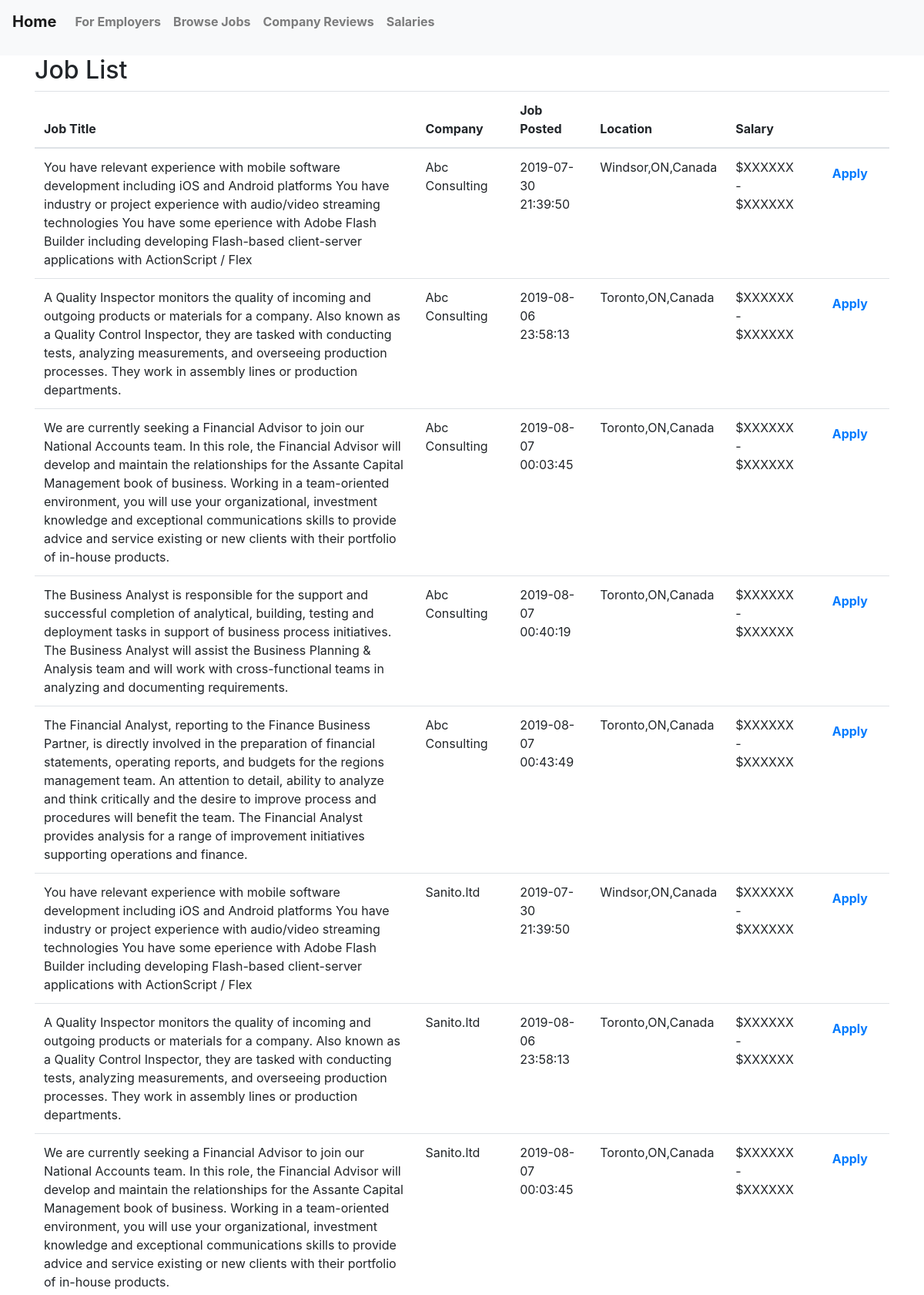
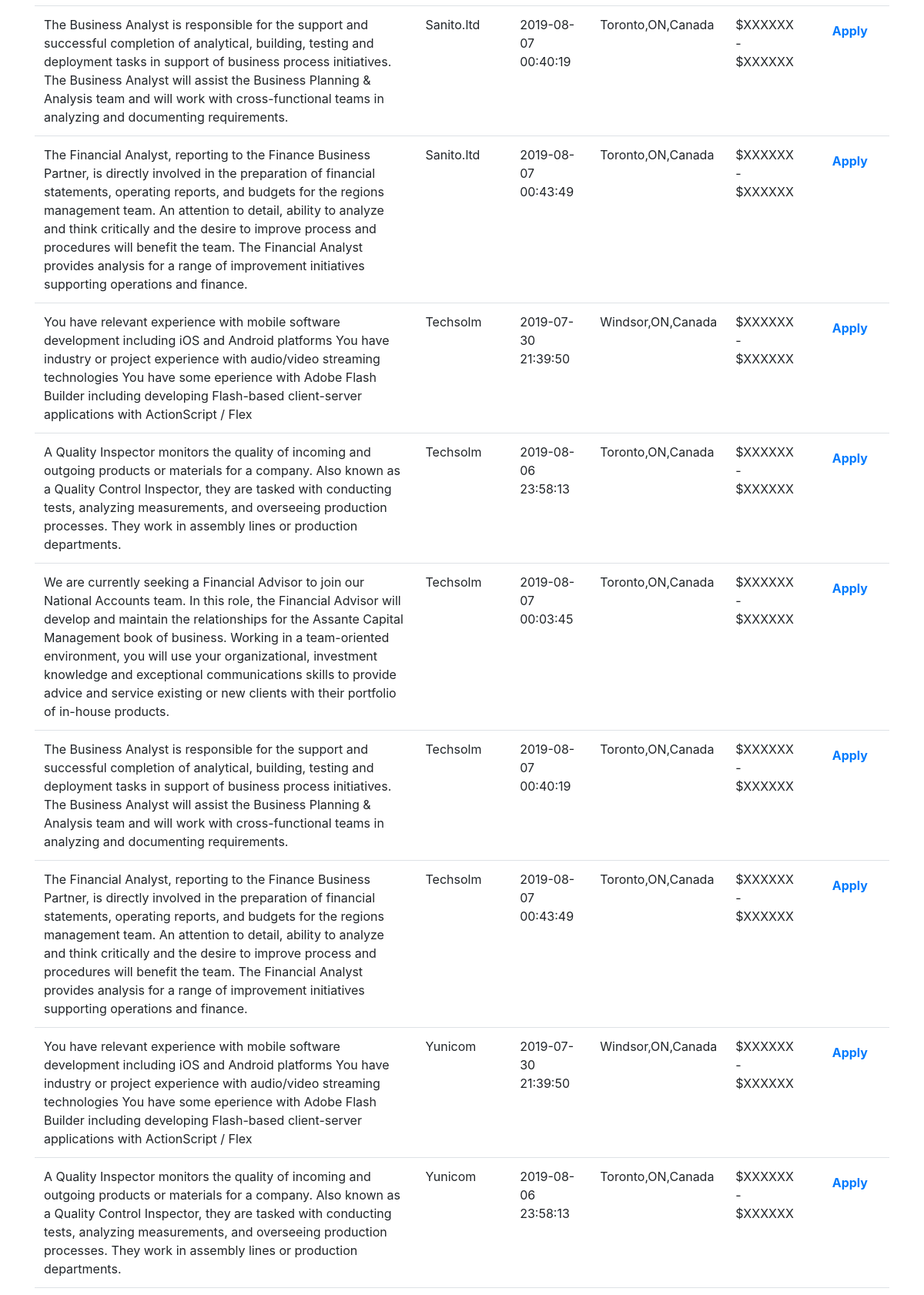
/html/job/jobs.php (upper part), run on the app's committed database (2 pictures, top to bottom).
### tables this page shows
CREATE TABLE `job_post` (
  `id` int(11) NOT NULL,
  `title` varchar(50) NOT NULL,
  `description` varchar(1500) NOT NULL,
  `user_id` int(11) NOT NULL,
  `salary_range_id` int(11) NOT NULL,
  `create_date` datetime NOT NULL,
  `update_date` datetime NOT NULL DEFAULT current_timestamp(),
  `is_active` tinyint(1) NOT NULL DEFAULT 1,
  `address_id` int(11) NOT NULL,
  `job_type_id` int(11) NOT NULL
);

CREATE TABLE `company` (
  `id` int(11) NOT NULL,
  `name` varchar(25) NOT NULL,
  `address_id` int(11) NOT NULL,
  `email` varchar(25) NOT NULL,
  `phone` varchar(12) NOT NULL,
  `create_date` datetime NOT NULL,
  `update_date` datetime NOT NULL DEFAULT current_timestamp(),
  `type_id` int(11) NOT NULL,
  `is_active` tinyint(1) NOT NULL DEFAULT 1
);

### html/job/jobs.php (the view, shortened to what this page needs)
<?php
$conn = connect_db();
echo <<<END
<!DOCTYPE html>
<html lang="en">
<head>
  <title>NxtHire</title>
  <meta charset="utf-8">
  <meta name="viewport" content="width=device-width, initial-scale=1">
  <link rel="stylesheet" href="https://maxcdn.bootstrapcdn.com/bootstrap/4.3.1/css/bootstrap.min.css">
  <script src="https://ajax.googleapis.com/ajax/libs/jquery/3.4.1/jquery.min.js"></script>
  <script src="https://cdnjs.cloudflare.com/ajax/libs/popper.js/1.14.7/umd/popper.min.js"></script>
  <script src="https://maxcdn.bootstrapcdn.com/bootstrap/4.3.1/js/bootstrap.min.js"></script>
</head>
<body>
<nav class="navbar navbar-expand-sm bg-light navbar-light sticky-top">
  <a class="navbar-brand" href="#=../home.html"><p class="font-weight-bolder">Home</p></a>
   <button class="navbar-toggler" type="button" data-toggle="collapse" data-target="#collapsibleNavbar">
    <span class="navbar-toggler-icon"></span>
  </button>
  <div class="collapse navbar-collapse" id="collapsibleNavbar">
  <ul class="navbar-nav">
    <li class="nav-item">
      <a class="nav-link" href="../employer/signup.html"><p class="font-weight-bolder">For Employers</p></a>
    </li>
    <li class="nav-item">
      <a class="nav-link" href="#"><p class="font-weight-bolder">Browse Jobs</p></a>
    </li>
    <li class="nav-item">
      <a class="nav-link" href="../employer/reviews.html"><p class="font-weight-bolder">Company Reviews</p></a>
    </li>
    <li class="nav-item">
      <a class="nav-link" href="salary.html"><p class="font-weight-bolder">Salaries</p></a>
    </li>
  </ul>
</nav>
END;
$job_title_to_search = isset($_POST['job_title']) ? sanitizeMySQL($conn, $_POST['job_title']) : "";
$location_to_search = isset($_POST['location']) ? sanitizeMySQL($conn, $_POST['location']) : "";
$jobs = get_jobs_for_search($conn, $job_title_to_search, $location_to_search);
show_jobs($jobs);
function get_jobs_for_search($conn, $job_title_to_search, $location_to_search)
{
    $where = "";
    $query = "SELECT jp.id,jp.description AS job_title,co.name AS employer_name,jp.create_date AS posting_date,
              CONCAT(ad.city,',',ad.province,',',ad.country) AS location,sr.salary_range
        FROM job_post jp
        INNER JOIN address ad
            ON jp.address_id = ad.id
        INNER JOIN salary_ranges sr
            ON jp.salary_range_id = sr.id
        INNER JOIN employer_user eu
            ON jp.user_id = eu.id
        INNER JOIN company co
            ON jp.user_id = eu.company_id
        WHERE jp.is_active = 1 $where";
    $result = $conn->query($query);
    return $result;
}
function show_jobs($jobs_result, $show_salary = False)
{
    echo <<<_END
<div class="container">
  <h2>Job List</h2>
  <table class="table">
    <thead>
      <tr>
        <th>Job Title</th>
        <th>Company</th>
        <th>Job Posted</th>
        <th>Location</th>
        <th>Salary</th>
        <th></th>
      </tr>
    </thead>
    <tbody>
_END;
    if ($jobs_result->num_rows > 0) {
        while ($row = $jobs_result->fetch_assoc()) {
            $salary = ($show_salary) ? $row['salary_range'] : "\$XXXXXX - \$XXXXXX";
            echo <<<_END
                           <tr><td>{$row['job_title']}</td>
                               <td>{$row['employer_name']}</td>
                               <td>{$row['posting_date']}</td>
                               <td>{$row['location']}</td>
                               <td>{$salary}</td>
                               <td><a class="nav-link" href="#"><p class="font-weight-bolder">Apply</p></a></td>
                           </tr>
_END;
        }
    } else {
        echo <<<_END
                <tr><td  colspan="5">No records found</td></tr>";
_END;
    }
    echo <<<_END
    </tbody>
  </table>
</div>
</body>
</html>
_END;
}
?>

### data on the page
job_post: description "You have relevant experience with mobile software development including iOS and Android platforms You have industry or project experience with audio/video streaming technologies You have some eperience with Adobe Flash Builder including developing Flash-based client-server applications with ActionScript / Flex", company.name "Abc Consulting", create_date "2019-07-30 21:39:50", location "Windsor,ON,Canada", salary "$XXXXXX - $XXXXXX", company.name "Sanito.ltd", company.name "Techsolm", company.name "Yunicom"
job_post: description "A Quality Inspector monitors the quality of incoming and outgoing products or materials for a company. Also known as a Quality Control Inspector, they are tasked with conducting tests, analyzing measurements, and overseeing production processes. They work in assembly lines or production departments.", company.name "Abc Consulting", create_date "2019-08-06 23:58:13", location "Toronto,ON,Canada", salary "$XXXXXX - $XXXXXX", company.name "Sanito.ltd", company.name "Techsolm", company.name "Yunicom"
job_post: description "We are currently seeking a Financial Advisor to join our National Accounts team. In this role, the Financial Advisor will develop and maintain the relationships for the Assante Capital Management book of business. Working in a team-oriented environment, you will use your organizational, investment knowledge and exceptional communications skills to provide advice and service existing or new clients with their portfolio of in-house products.", company.name "Abc Consulting", create_date "2019-08-07 00:03:45", location "Toronto,ON,Canada", salary "$XXXXXX - $XXXXXX", company.name "Sanito.ltd", company.name "Techsolm"
job_post: description "The Business Analyst is responsible for the support and successful completion of analytical, building, testing and deployment tasks in support of business process initiatives. The Business Analyst will assist the Business Planning & Analysis team and will work with cross-functional teams in analyzing and documenting requirements.", company.name "Abc Consulting", create_date "2019-08-07 00:40:19", location "Toronto,ON,Canada", salary "$XXXXXX - $XXXXXX", company.name "Sanito.ltd", company.name "Techsolm"
job_post: description "The Financial Analyst, reporting to the Finance Business Partner, is directly involved in the preparation of financial statements, operating reports, and budgets for the regions management team. An attention to detail, ability to analyze and think critically and the desire to improve process and procedures will benefit the team. The Financial Analyst provides analysis for a range of improvement initiatives supporting operations and finance.", company.name "Abc Consulting", create_date "2019-08-07 00:43:49", location "Toronto,ON,Canada", salary "$XXXXXX - $XXXXXX", company.name "Sanito.ltd", company.name "Techsolm"
